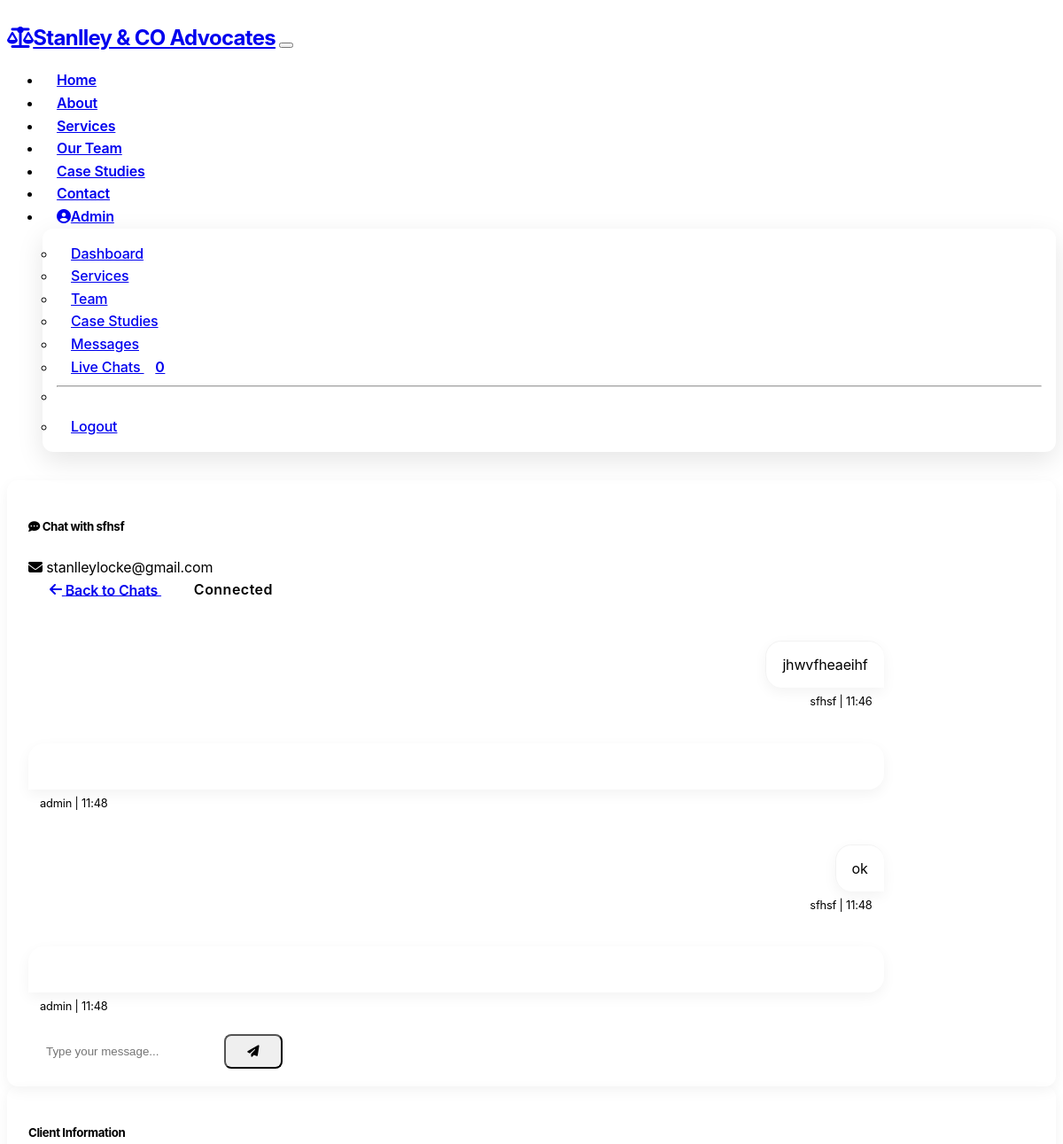
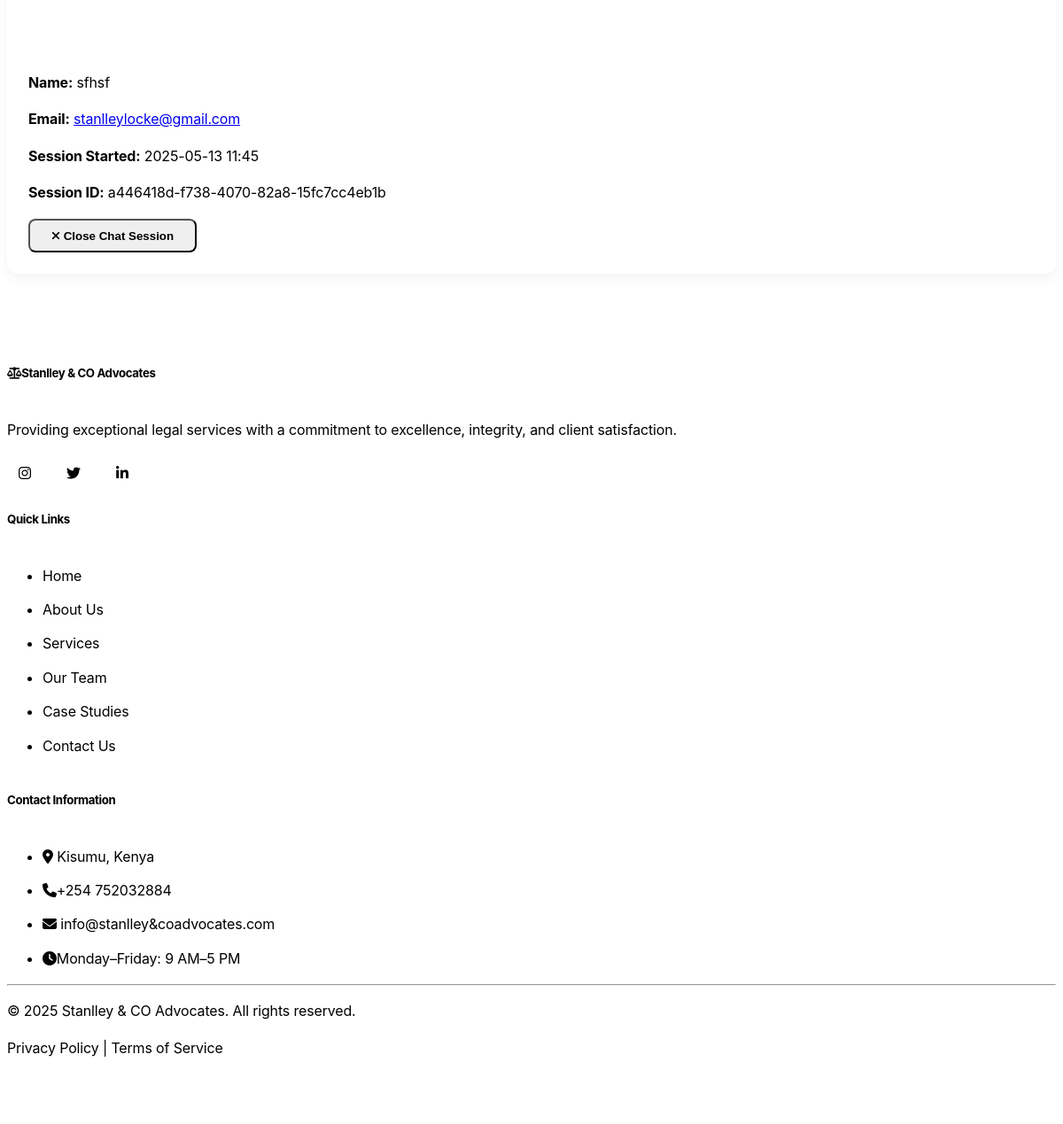
/admin/chat/a446418d-f738-4070-82a8-15fc7cc4eb1b (signed in), run on the app's committed database (2 pictures, top to bottom).
### models.py (models this page shows, shortened)
class ChatRoom(db.Model):
    id = db.Column(db.Integer, primary_key=True)
    room_id = db.Column(db.String(100), unique=True, nullable=False)
    client_name = db.Column(db.String(100), nullable=True)
    client_email = db.Column(db.String(120), nullable=True)
    created_at = db.Column(db.DateTime, default=datetime.utcnow)
    last_activity = db.Column(db.DateTime, default=datetime.utcnow)
    is_active = db.Column(db.Boolean, default=True)

class ChatMessage(db.Model):
    id = db.Column(db.Integer, primary_key=True)
    user_id = db.Column(db.Integer, db.ForeignKey('user.id'), nullable=True)
    user = db.relationship('User', backref=db.backref('messages', lazy=True))
    content = db.Column(db.Text, nullable=False)
    timestamp = db.Column(db.DateTime, default=datetime.utcnow)
    is_from_client = db.Column(db.Boolean, default=False)
    client_name = db.Column(db.String(100), nullable=True)
    client_email = db.Column(db.String(120), nullable=True)
    room = db.Column(db.String(100), nullable=False)
    is_read = db.Column(db.Boolean, default=False)

class User(UserMixin, db.Model):
    id = db.Column(db.Integer, primary_key=True)
    username = db.Column(db.String(64), unique=True, nullable=False)
    email = db.Column(db.String(120), unique=True, nullable=False)
    password_hash = db.Column(db.String(256), nullable=False)
    is_admin = db.Column(db.Boolean, default=False)
    created_at = db.Column(db.DateTime, default=datetime.utcnow)

### routes/chat_routes.py (the view)
@chat_bp.route('/admin/chat/<room_id>')
@login_required
def admin_chat_room(room_id):
    if not current_user.is_admin:
        return render_template('errors/403.html'), 403
    chat_room = ChatRoom.query.filter_by(room_id=room_id).first_or_404()
    unread_messages = ChatMessage.query.filter_by(room=room_id, is_read=False).all()
    for message in unread_messages:
        message.is_read = True
    db.session.commit()
    messages = ChatMessage.query.filter_by(room=room_id).order_by(ChatMessage.timestamp).all()
    return render_template('admin/chat_room.html',
                          title=f'Chat with {chat_room.client_name}',
                          room=chat_room,
                          messages=messages)

### templates/admin/chat_room.html (shortened to what this page needs)
{% extends "layout.html" %}
{% block content %}
<div class="container py-4">
    <div class="row">
        <div class="col-lg-10 mx-auto">
            <div class="card shadow-sm">
                <div class="card-header bg-primary text-white d-flex justify-content-between align-items-center">
                    <div>
                        <h5 class="mb-0">
                            <i class="fas fa-comment-dots me-2"></i>
                            Chat with
                            {% if room.client_name %}
                                {{ room.client_name }}
                            {% else %}
                                Anonymous
                            {% endif %}
                        </h5>
                        {% if room.client_email %}
                            <div class="small">
                                <i class="fas fa-envelope me-1"></i> {{ room.client_email }}
                            </div>
                        {% endif %}
                    </div>
                    <div>
                        <a href="{{ url_for('chat.admin_chats') }}" class="btn btn-sm btn-light me-2">
                            <i class="fas fa-arrow-left me-1"></i> Back to Chats
                        </a>
                        <span id="chat-status" class="badge bg-success">Connected</span>
                    </div>
                </div>
                <div class="card-body chat-messages p-0" id="chat-messages" style="height: 400px; overflow-y: auto;">
                    <div class="p-3">
                        {% if messages %}
                            {% for message in messages %}
                                <div class="message mb-3 {% if message.is_from_client %}message-client{% else %}message-staff{% endif %}">
                                    <div class="message-content p-3 rounded {% if message.is_from_client %}bg-light text-dark ms-auto{% else %}bg-primary text-white{% endif %}">
                                        {{ message.content }}
                                    </div>
                                    <div class="message-meta small text-muted mt-1 {% if message.is_from_client %}text-end{% endif %}">
                                        {% if message.is_from_client %}
                                            {% if message.client_name %}
                                                {{ message.client_name }}
                                            {% else %}
                                                Client
                                            {% endif %}
                                        {% elif message.user %}
                                            {{ message.user.username }}
                                        {% else %}
                                            Staff
                                        {% endif %}
                                        | {{ message.timestamp.strftime('%H:%M') }}
                                    </div>
                                </div>
                            {% endfor %}
                        {% else %}
                            <div class="text-center text-muted py-5">
                                <i class="fas fa-comments fa-3x mb-3"></i>
                                <p>No messages yet. Start the conversation!</p>
                            </div>
                        {% endif %}
                    </div>
                </div>
                <div class="card-footer p-3">
                    <form id="message-form" class="d-flex">
                        <input type="text" class="form-control me-2" id="message-input" placeholder="Type your message...">
                        <button class="btn btn-primary" type="submit">
                            <i class="fas fa-paper-plane"></i>
                        </button>
                    </form>
                </div>
            </div>
            <div class="card mt-4 shadow-sm">
                <div class="card-header bg-light">
                    <h5 class="mb-0">Client Information</h5>
                </div>
                <div class="card-body">
                    <div class="row">
                        <div class="col-md-6">
                            <p><strong>Name:</strong>
                                {% if room.client_name %}
                                    {{ room.client_name }}
                                {% else %}
                                    <span class="text-muted">Not provided</span>
                                {% endif %}
                            </p>
                            <p><strong>Email:</strong>
                                {% if room.client_email %}
                                    <a href="mailto:{{ room.client_email }}">{{ room.client_email }}</a>
                                {% else %}
                                    <span class="text-muted">Not provided</span>
                                {% endif %}
                            </p>
                        </div>
                        <div class="col-md-6">
                            <p><strong>Session Started:</strong> {{ room.created_at.strftime('%Y-%m-%d %H:%M') }}</p>
                            <p><strong>Session ID:</strong> <span class="text-muted">{{ room.room_id }}</span></p>
                        </div>
                    </div>
                    <div class="mt-3">
                        <button id="close-chat-btn" class="btn btn-danger" data-room-id="{{ room.room_id }}">
                            <i class="fas fa-times me-1"></i> Close Chat Session
                        </button>
                    </div>
                </div>
            </div>
        </div>
    </div>
</div>
{% endblock %}

### static/css/custom.css (style rules this page uses)
body { font-family: 'Inter', 'Roboto', sans-serif; letter-spacing: -0.01em; line-height: 1.6; overflow-x: hidden; }
h1, h2, h3, h4, h5, h6 { font-weight: 700; letter-spacing: -0.03em; }
.btn { border-radius: 8px; padding: 0.6rem 1.5rem; font-weight: 600; transition: all 0.3s ease; }
.card { border: none; border-radius: 12px; box-shadow: 0 5px 15px rgba(0, 0, 0, 0.05); overflow: hidden; transition: all 0.3s ease-in-out; }
.card-header { border-bottom: none; padding: 1.25rem 1.5rem; }
.card-body { padding: 1.5rem; }
.card-footer { border-top: none; padding: 1.25rem 1.5rem; }
.form-control { padding: 0.75rem 1.25rem; border-radius: 0.5rem; transition: all 0.3s ease; border: 1px solid rgba(var(--bs-dark-rgb), 0.1); }
.badge { padding: 0.5em 0.8em; font-weight: 600; letter-spacing: 0.03em; border-radius: 6px; }
.message { max-width: 85%; margin-bottom: 20px; animation: fadeIn 0.5s ease-out; }
.message-client { display: flex; flex-direction: column; align-items: flex-end; }
.message-content { padding: 14px 18px; border-radius: 20px; box-shadow: 0 5px 15px rgba(0, 0, 0, 0.05); line-height: 1.5; }
.message-client .message-content { background-color: rgba(var(--bs-light-rgb), 0.8); color: var(--bs-dark); border-radius: 20px 20px 0 20px; border-left: 1px solid rgba(0, 0, 0, 0.05); border-top: 1px solid rgba(0, 0, 0, 0.05); }
.message-staff .message-content { background: linear-gradient(135deg, var(--bs-primary) 0%, var(--bs-info) 100%); color: white; border-radius: 20px 20px 20px 0; }
.message-meta { margin-top: 6px; font-size: 0.8rem; color: var(--bs-secondary); display: flex; align-items: center; }
.message-meta::before { content: ''; width: 8px; height: 8px; border-radius: 50%; background-color: var(--bs-success); margin-right: 5px; display: inline-block; }
.message-client .message-meta { text-align: right; justify-content: flex-end; }
.message-client .message-meta::before { order: 2; margin-right: 0; margin-left: 5px; }

### templates/admin/chat_room.html (style rules this page uses)
.message { max-width: 85%; }
.message-client { display: flex; flex-direction: column; align-items: flex-end; }
.message-client .message-content { border-radius: 18px 18px 0 18px !important; max-width: 100%; }
.message-staff .message-content { border-radius: 18px 18px 18px 0 !important; max-width: 100%; }
.chat-messages .p-3 { display: flex; flex-direction: column; gap: 1rem; }

### data on the page
ChatRoom: client_name "sfhsf", client_email "stanlleylocke@gmail.com", created_at "2025-05-13 11:45", room_id "a446418d-f738-4070-82a8-15fc7cc4eb1b"
ChatMessage: content "jhwvfheaeihf", client_name "sfhsf", timestamp "11:46"
ChatMessage: user.username "admin", timestamp "11:48"
ChatMessage: content "ok", client_name "sfhsf", timestamp "11:48"
ChatMessage: user.username "admin", timestamp "11:48"
